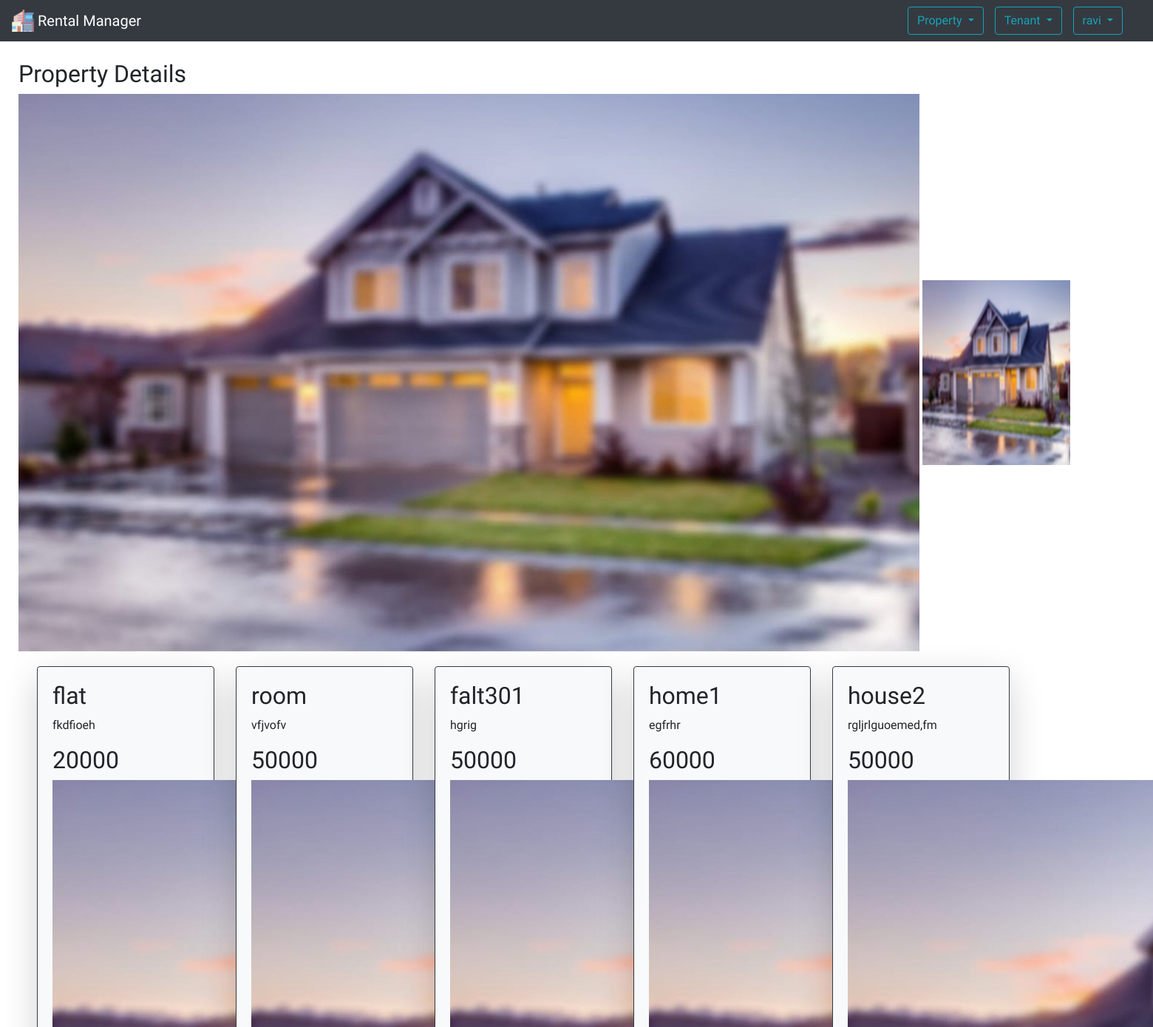
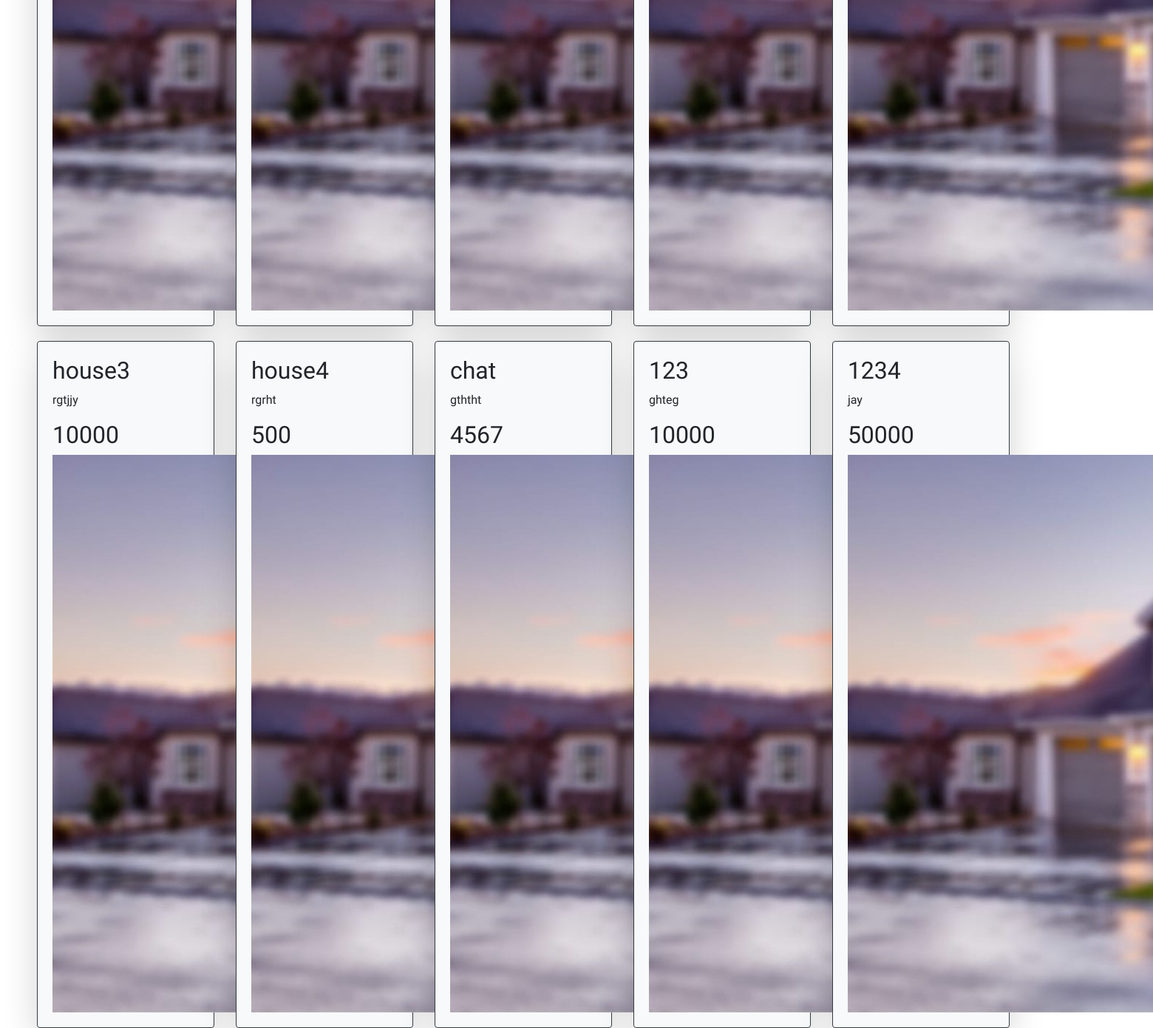
/owner_site/ (signed in), run on the app's committed database (2 pictures, top to bottom).
### house/models.py (models this page shows)
class Property(models.Model):
	name = models.CharField(max_length=200)
	address = models.TextField()
	amount=models.IntegerField()
	description = models.TextField()
	image = models.ImageField(upload_to = 'static/images', null = True)
	owner=models.ForeignKey(User,on_delete=models.CASCADE)
	def __str__(self):
		return f"{self.name} | {self.owner} | {self.amount} | {self.image} | {self.description}"
	class meta:
		verbose_name='Properties'

### house/views.py (the view)
# urls.py: path('owner_site/',views.owner,name='owner_site'),
def owner(request):
	user = request.user
	name= user.username
	storep=Property(name=name)
	allp=Property.objects.all()
	myproperty = Property.objects.filter(owner=user)
	print(myproperty)
	return render(request, "owner_site.html",{'myproperty':myproperty,'name':name,'allp':allp})

### templates/owner_site.html (shortened to what this page needs)
{% extends 'owner_base.html'%}
{% block nav %}
	{%load static%}
	<div >
				<div style="margin-top: 25px; margin-left: 25px;">
					<h2 >Property Details</h2>
					<img src="{% static "images/home.jpeg" %}">
					<img src="{% static "images/home.jpeg" %}" style="height:250px;width:200px" >
							{% for prop in myproperty%}
								<div class="card shadow-lg border-dark bg-light" style="width: 15rem; display: inline-block; margin-top:20px; margin-left:25px">
									<div class="card-body">
									<h2 class="card-text">{{ prop.name }}</h2>
										<p class="card-text"> {{prop.address}}</p>
										<h2 class="card-text">{{ prop.amount }}</h2>
										<img src="{% static "images/home.jpeg" %}"alt="No image">
									</div>
								</div>
							{% endfor %}
						</div>
					</div>
			{% endblock %}

### templates/owner_base.html (shortened to what this page needs)
<!DOCTYPE html>
<html>
	<head>
		{% load static %}
		<link rel="stylesheet" href="https://stackpath.bootstrapcdn.com/bootstrap/4.1.3/css/bootstrap.min.css">
		<link rel="stylesheet" type="text/css" href="{% static "proprietor/style.css" %}">
	</head>
	<body background="{% static "images/bg5.jpeg" %}" style=" background-size:1500px; background-repeat: no-repeat; font-family: 'K2D', sans-serif; background-size:cover; ">
		<form method="POST" class="post-form" action="/owner_site/">
			<nav class="navbar navbar-dark bg-dark ">
				<a class="navbar-brand" href="/owner_site/">
					<img src="{% static "images/house.png" %}" width="30" height="30" alt=" " class="d-inline-block align-top">  Rental Manager
				</a>
				<ul class="nav nav-pills justify-content-left">
					<li class="nav-item" style=" margin-right: 15px;">
						<div class="btn-group">
							<button type="button" class="btn btn-outline-info dropdown-toggle" data-toggle="dropdown" aria-haspopup="true" aria-expanded="false" >
							Property  </button>
					</li>
					<li class="nav-item"  style=" margin-right: 15px;">
						<div class="btn-group">
							<button type="button" class="btn btn-outline-info dropdown-toggle" data-toggle="dropdown" aria-haspopup="true" aria-expanded="false">
							Tenant  </button>
						</div>
					</li>
					<li class="nav-item justify-content-end" style=" margin-right: 25px;" >
						<div class="btn-group ">
							<button type="button" class="btn btn-outline-info dropdown-toggle" data-toggle="dropdown" aria-haspopup="true" aria-expanded="false">
							{{name}} </button>
						</div>
					</li>
				</ul>
			</nav>
		</form>
		{% block nav%}
		{% endblock %}
	</body>
</html>

### data on the page
Property: name "flat", address "fkdfioeh", amount "20000"
Property: name "room", address "vfjvofv", amount "50000"
Property: name "falt301", address "hgrig", amount "50000"
Property: name "home1", address "egfrhr", amount "60000"
Property: name "house2", address "rgljrlguoemed,fm", amount "50000"
Property: name "house3", address "rgtjjy", amount "10000"
Property: name "house4", address "rgrht", amount "500"
Property: name "chat", address "gththt", amount "4567"
Property: name "123", address "ghteg", amount "10000"
Property: name "1234", address "jay", amount "50000"

### other printed values
{{ name }} "ravi"
